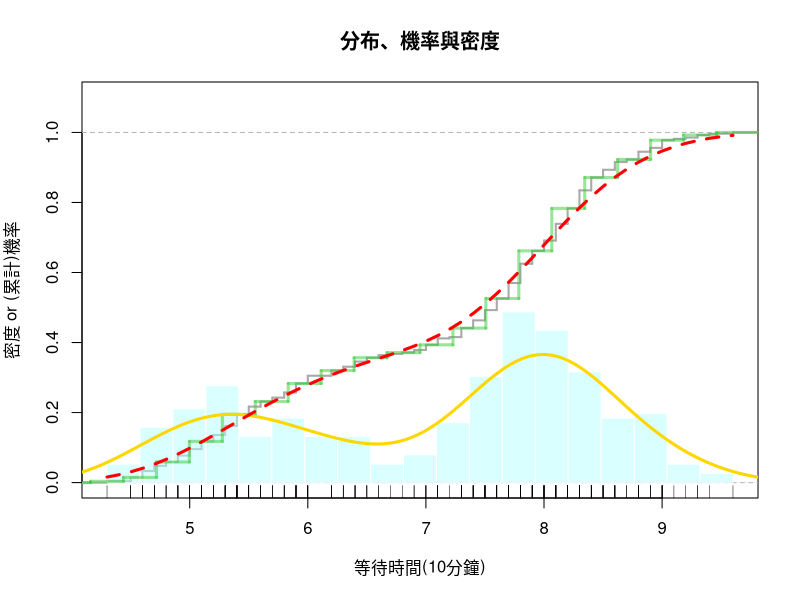
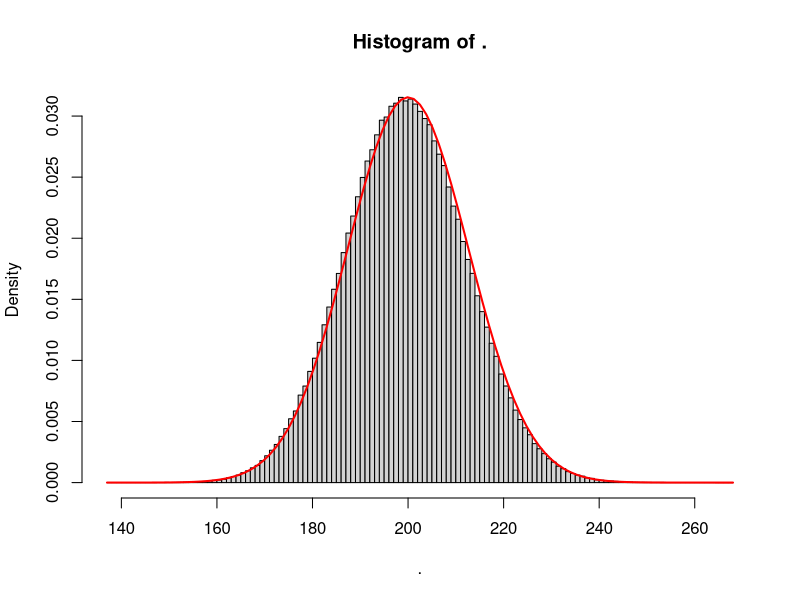
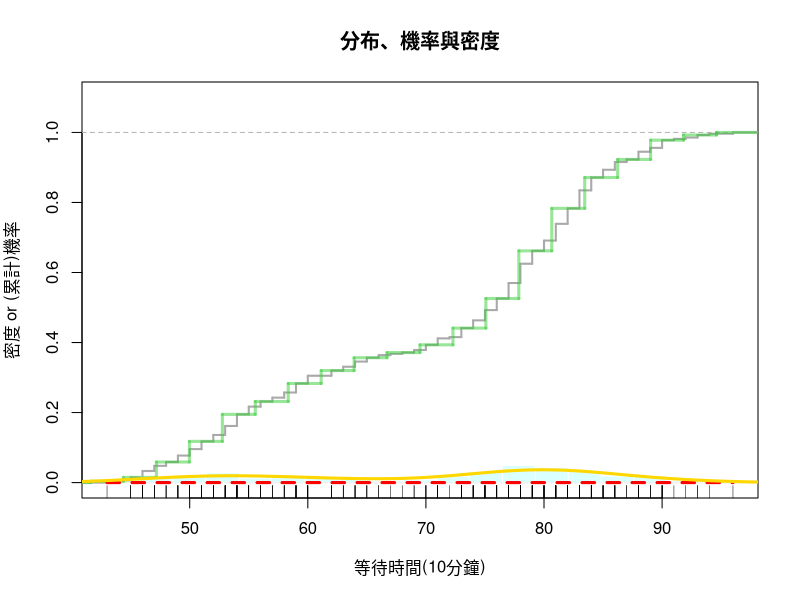
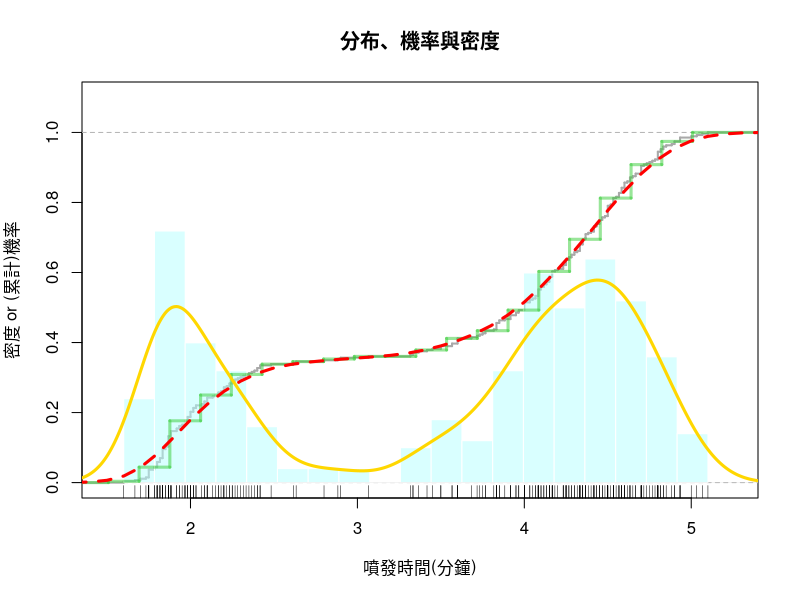

Recreate these plots in R, in order.
## ---- chunk 1
#分析等待時間
D = faithful$waiting/10  # copy to a short name

# Frame
# Empirical PDF
# Empirical CDF

plot(0,0,xlim=c(min(D),max(D)),ylim=c(0,1.1),xlab="等待時間(10分鐘)", ylab="密度 or (累計)機率", main="分布、機率與密度")
abline(h=1, col='lightgray', lwd=0.25, lty=2)
rug(D)
plot(ecdf(D), cex=0, verticals=T, lwd=2, col='darkgray',add=T)

# Histogram PDF

Bins = 20                             # no. bins
bx = seq(min(D), max(D), length=Bins) # break sequence 
hist(D, col="#B3FFFF7F", border="white", ylim=c(0,1.1),
     freq=F, breaks=bx, add=T)
abline(h=0, col='lightgray', lwd=0.25)

# Histogram CDF

adj = (bx[2] - bx[1])/2
steps = stepfun(bx-adj, c(0, sapply(bx, function(b) mean(D <= b))))
plot(steps, cex=0, col='#33CC337F', lwd=3, lty=1, add=T)

# Smooth PDF

Adjust = 1    # bandwidth adjustment
DEN = density(D, adjust = Adjust)
lines(DEN, col='gold', lwd=3)


# Smooth CDF

PDF = approxfun(DEN$x, DEN$y, yleft=0, yright=0)
x = seq(min(D),max(D),0.1)
y = sapply(x, function(i) integrate(PDF, -Inf, i)$value)
lines(x, y, col='red', lwd=3, lty=2) 


## ---- chunk 2
library(dplyr)
rbinom(1000000, 1000, 0.2) %>% hist(breaks=100,freq=F)
curve(dnorm(x,mean=200,sd=sqrt(160)), col='red', lwd=2, add=T)
## ---- chunk 3
D=faithful$waiting

# Frame
# Empirical PDF
# Empirical CDF

plot(0,0,xlim=c(min(D),max(D)),ylim=c(0,1.1),xlab="等待時間(10分鐘)", ylab="密度 or (累計)機率", main="分布、機率與密度")
abline(h=1, col='lightgray', lwd=0.25, lty=2)
rug(D)
plot(ecdf(D), cex=0, verticals=T, lwd=2, col='darkgray',add=T)

# Histogram PDF

Bins = 20                             # no. bins
bx = seq(min(D), max(D), length=Bins) # break sequence 
hist(D, col="#B3FFFF7F", border="white", ylim=c(0,1.1),
     freq=F, breaks=bx, add=T)
abline(h=0, col='lightgray', lwd=0.25)

# Histogram CDF

adj = (bx[2] - bx[1])/2
steps = stepfun(bx-adj, c(0, sapply(bx, function(b) mean(D <= b))))
plot(steps, cex=0, col='#33CC337F', lwd=3, lty=1, add=T)

# Smooth CDF
PDF = approxfun(DEN$x, DEN$y, yleft=0, yright=0)
x = seq(min(D),max(D),0.1)
y = sapply(x, function(i) integrate(PDF, -Inf, i)$value)
lines(x, y, col='red', lwd=3, lty=2) 

# Smooth PDF

Adjust = 1    # bandwidth adjustment
DEN = density(D, adjust = Adjust)
lines(DEN, col='gold', lwd=3)

## ---- chunk 4
PROB = integrate(PDF, min(D),max(D))$value
## ---- chunk 5
#0.2685065
DEN0 = density(D, adjust = 1)
PDF = approxfun(DEN0$x, DEN0$y, yleft=0, yright=0)
PROB0 = integrate(PDF,80,90)$value
PROB0
## ---- chunk 6
#0.2827451

DEN1 = density(D, adjust=0.5)
PDF = approxfun(DEN1$x, DEN1$y, yleft=0, yright=0)
PROB1 = integrate(PDF,80,90)$value
PROB1
## ---- chunk 7
#要參加
#區間在3.9~4.9
#期望值是17.66元
library(dplyr)
D = faithful$eruptions  # copy to a short name
A = faithful$waiting

# Frame
plot(0,0,xlim=c(1.5,5.25),ylim=c(0,1.1),xlab="噴發時間(分鐘)", 
     ylab="密度 or (累計)機率", main="分布、機率與密度")
abline(h=1, col='lightgray', lwd=0.25, lty=2)
# Empirical PDF
rug(D)
# Empirical CDF
plot(ecdf(D), cex=0, verticals=T, lwd=2, col='darkgray', add=T)
# Histogram PDF
Bins = 20                             # no. bins
bx = seq(min(D), max(D), length=Bins) # break sequence 
hist(D, col="#B3FFFF7F", border="white", ylim=c(0,1.1),
     freq=F, breaks=bx, add=T)
abline(h=0, col='lightgray', lwd=0.25)
# Histogram CDF
adj = (bx[2] - bx[1])/2
steps = stepfun(bx-adj, c(0, sapply(bx, function(b) mean(D <= b))))
plot(steps, cex=0, col='#33CC337F', lwd=3, lty=1, add=T)

# Smooth PDF
Adjust = 0.5    # bandwidth adjustment
DEN = density(D, adjust = Adjust)
lines(DEN, col='gold', lwd=3)
# Smooth CDF
PDF = approxfun(DEN$x, DEN$y, yleft=0, yright=0)
x = seq(1,6,0.1)
y = sapply(x, function(i) integrate(PDF, -Inf, i)$value)
lines(x, y, col='red', lwd=3, lty=2) 

# Calculate Probability

i1=seq(0,5,by=0.1)
i2=seq(1,6,by=0.1)
p=data.frame(i1,i2)
for(i in 1:51){p[i,3]=integrate(PDF,i1[i],i2[i])$value}
p[which(p$V3==max(p$V3)),]
-30*(1-max(p$V3))+70*max(p$V3)
## ---- chunk 8
#押下方六個區間
i1=seq(0,6-1/6,0.1)
i2=seq(1/6,6,0.1)
w=data.frame(i1,i2)
for(i in 1:59 ){w[i,3]=integrate(PDF,i1[i],i2[i])$value}
head(w[order(w$V3,decreasing=T), ],6)

## ---- chunk 9
#賭金為45元，可以賺24.33元
D=faithful$eruptions
Adjust=0.5
Den=density(D,adjust=Adjust)
PDF=approxfun(DEN$x,DEN$y,yleft=0,yright=0)
seq_time=seq(0,6,1/6)

ans=sapply(seq_time,function(x){
  pro=integrate(PDF,x,(x+1/6))$value
  -5*(1-pro)+95*(pro)})

do=sort(ans,decreasing =T)
sum(do[1])
sum(do[1:2])
sum(do[1:3])
sum(do[1:4])
sum(do[1:5])
sum(do[1:6])
sum(do[1:7])
sum(do[1:8])
sum(do[1:9])
sum(do[1:10])

